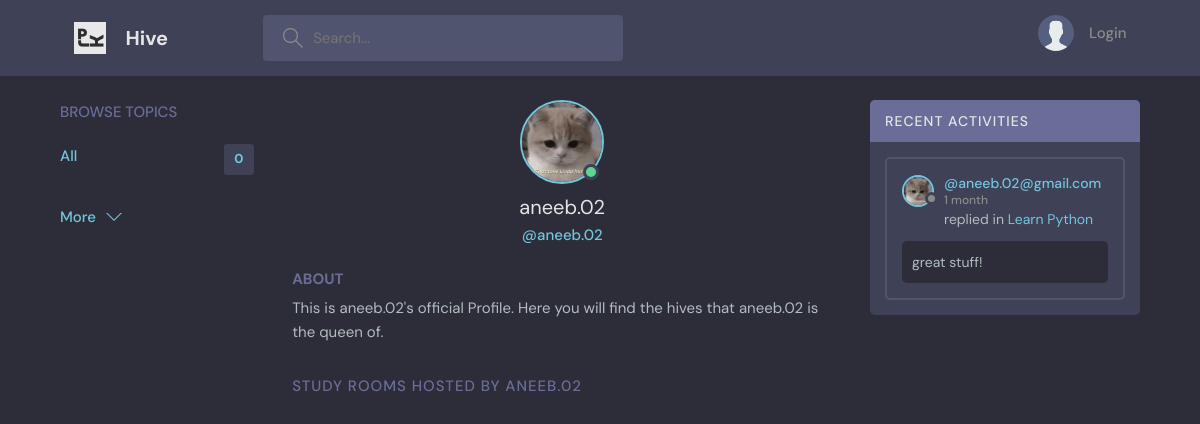
/user/2, run on an earlier commit of the app's database.
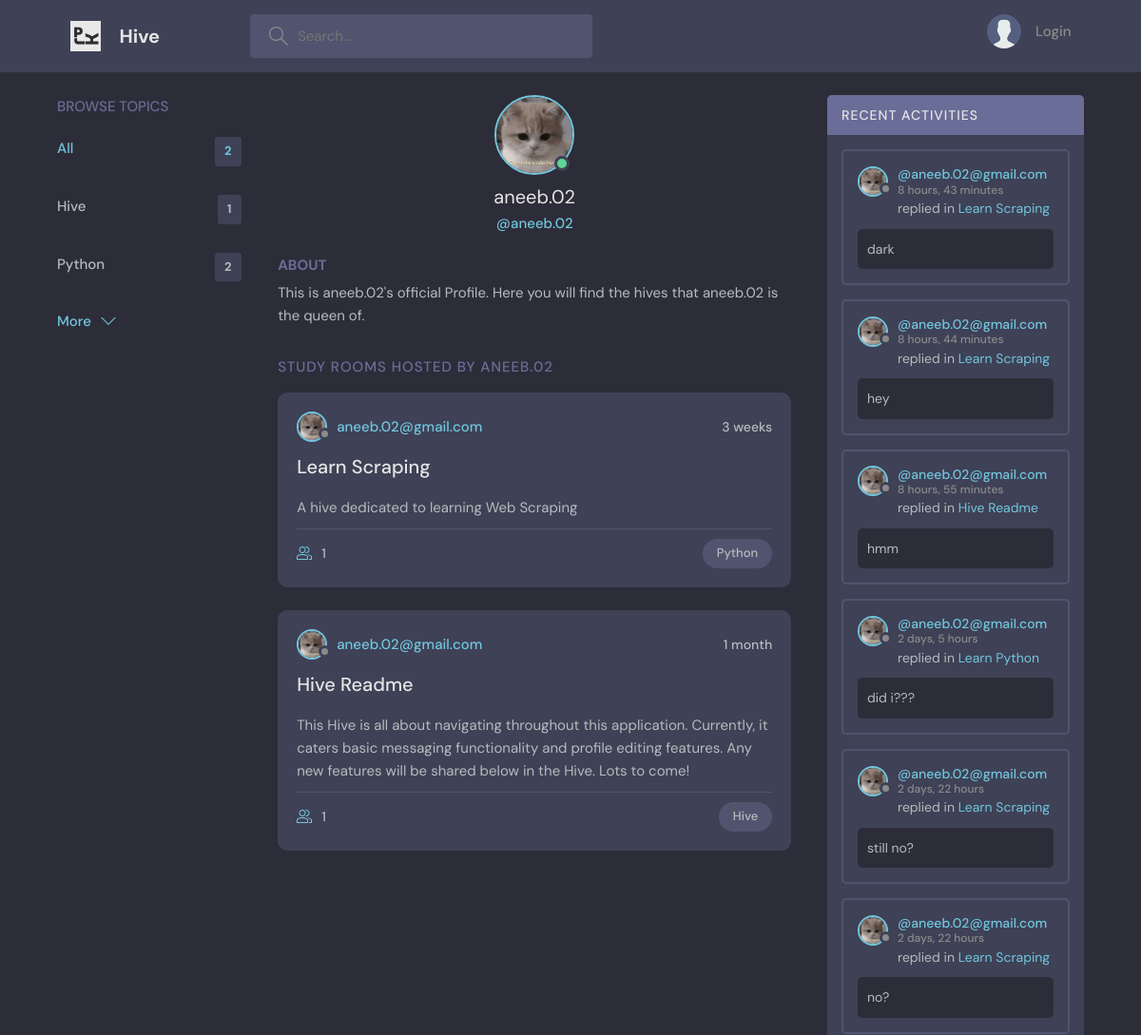
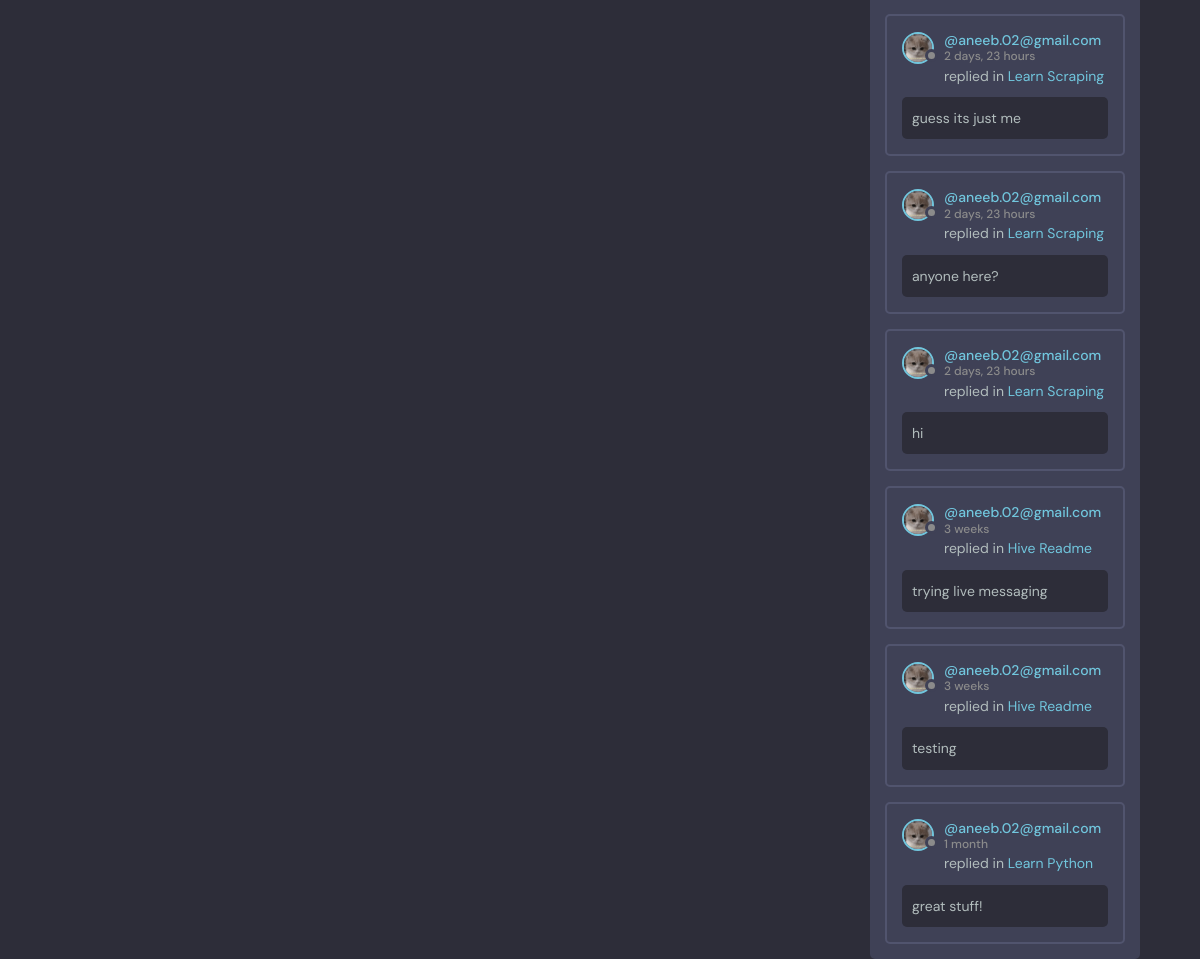
And on a later commit of the database (2 pictures, top to bottom).
### home/models.py (models this page shows, shortened)
class User(AbstractUser):
  name = models.CharField(max_length=200, null=True)
  email = models.EmailField(unique=True, null=True)
  bio = models.TextField(null=True)
  avatar = models.ImageField(null=True, default='avatar.svg')
  USERNAME_FIELD = 'email'
  REQUIRED_FIELDS = []

class Message(models.Model):
  user = models.ForeignKey(User, on_delete=models.CASCADE)
  hive = models.ForeignKey(Hive, on_delete=models.CASCADE) #delete all msgs with the room
  body = models.TextField()
  updated = models.DateTimeField(auto_now=True) #auto timestamp
  created_at = models.DateTimeField(auto_now_add=True)
  class Meta:
    ordering = ['-updated', '-created_at']

class Hive(models.Model):
  creator = models.ForeignKey(User, on_delete=models.SET_NULL, null=True)
  topic = models.ForeignKey(Topic, on_delete=models.SET_NULL, null=True)
  buzz = models.CharField(max_length=150)
  details = models.TextField(null=True, blank=True)
  members = models.ManyToManyField(User, related_name='members', blank=True)
  updated = models.DateTimeField(auto_now=True) #auto timestamp
  created_at = models.DateTimeField(auto_now_add=True)
  class Meta:
    ordering = ['-updated', '-created_at']
  def __str__(self):
    return self.buzz

class Topic(models.Model):
  name = models.CharField(max_length=150)
  def __str__(self):
    return self.name

### home/views.py (the view)
# urls.py: path('user/<str:pk>', views.userProfile, name='user-profile'),
def userProfile(request, pk):
  user = User.objects.get(id=pk)
  hives = user.hive_set.all()
  topics = Topic.objects.filter(hive__in=hives).distinct()
  chats = user.message_set.all()
  context = {
    "user": user,
    "hives": hives,
    "topics": topics,
    "chats": chats,
  }
  return render(request, 'home/profile.html', context)

### home/templates/home/profile.html (shortened to what this page needs)
{% extends 'main.html' %}
{%block content%}
  <main class="profile-page layout layout--3">
    <div class="container">
      <div class="topics">
        {% include 'home/topic_comps.html' %}
      </div>
      <div class="roomList">
        <div class="profile">
          <div class="profile__avatar">
            <div class="avatar avatar--large active">
              <img src="{{user.avatar.url}}" />
            </div>
          </div>
          <div class="profile__info">
            <h3>{{user.username}}</h3>
            <p>@{{user.username}}</p>
          </div>
          <div class="profile__about">
            <h3>About</h3>
            <p>
              This is {{user.username}}'s official Profile. Here you will find the hives that {{user.username}} is the queen of.
            </p>
          </div>
        </div>
        <div class="roomList__header">
          <div>
            <h2>Study Rooms Hosted by {{user.username}}</a>
            </h2>
          </div>
        </div>
        {% include 'home/feed_comps.html' %}
      </div>
      <div class="activities">
        <div class="activities__header">
          <h2>Recent Activities</h2>
        </div>
        {% include 'home/activity_comps.html' %}
      </div>
    </div>
  </main>
  {% endblock content%}

### templates/main.html (shortened to what this page needs)
<!DOCTYPE html>
{% load static %}
<html lang="en">
  <head>
    <link rel="stylesheet" href="{% static 'css/style.css'%}" />
  </head>
  <body>
    {% include 'navbar.html' %}
    {% block content %}
    {% endblock %}
  </body>
</html>

### templates/navbar.html (shortened to what this page needs)
{%load static%}
<header class="header header--loggedIn">
  <div class="container">
    <a href="{% url 'homepage' %}" class="header__logo">
      <img src="{% static 'images/favicon.png' %}" />
      <h1>Hive</h1>
    </a>
    <form class="header__search" method="GET" action="{% url 'homepage' %}">
      <label>
        <input name="q" placeholder="Search..." />
      </label>
    </form>
    <nav class="header__menu">
      {% if request.user.is_authenticated%}
      <div class="header__user">
        <a href="{% url 'user-profile' request.user.id %}">
          <div class="avatar avatar--medium active">
            <img src="{{request.user.avatar.url}}" />
          </div>
          <p>{{request.user.username}} <span>@{{request.user}}</span></p>
        </a>
        <button class="dropdown-button">
          <svg
            version="1.1"
            xmlns="http://www.w3.org/2000/svg"
            width="32"
            height="32"
            viewBox="0 0 32 32"
          >
            <title>chevron-down</title>
            <path d="M16 21l-13-13h-3l16 16 16-16h-3l-13 13z"></path>
          </svg>
        </button>
      </div>
      {%else%}
      <a href="{% url 'login' %}">
        <img src="{% static 'images/avatar.svg' %} " />
        <p>Login</p>
      </a>
      {% endif %}
    </nav>
  </div>
</header>

### home/templates/home/topic_comps.html (shortened to what this page needs)
      <div class="topics">
        <div class="topics__header">
          <h2>Browse Topics</h2>
        </div>
        <ul class="topics__list">
          <li>
            <a href="{% url 'homepage' %}" class="active">All <span>{{topics.count}}</span></a>
          </li>
          {% for topic in topics %}
          <li>
            <a href="{% url 'homepage' %}?q={{ topic.name }}">{{ topic.name }} <span>{{ topic.hive_set.count }}</span></a>
          </li>
          {% endfor %}
        </ul>
        <a class="btn btn--link" href="topics.html">
          More
          <svg version="1.1" xmlns="http://www.w3.org/2000/svg" width="32" height="32" viewBox="0 0 32 32">
            <title>chevron-down</title>
            <path d="M16 21l-13-13h-3l16 16 16-16h-3l-13 13z"></path>
          </svg>
        </a>
      </div>

### home/templates/home/feed_comps.html (shortened to what this page needs)
{% for hive in hives %}
<div class="roomListRoom">
  <div class="roomListRoom__header">
    <a href="{%url 'user-profile' hive.creator.id %}" class="roomListRoom__author">
      <div class="avatar avatar--small">
        <img src="{{hive.creator.avatar.url}}" />
      </div>
      <span>{{hive.creator}}</span>
    </a>
    <div class="roomListRoom__actions">
      <span>{{hive.created_at | timesince}}</span>
    </div>
  </div>
  <div class="roomListRoom__content">
    <a href="{% url 'hive' hive.id%}">{{hive.buzz}}</a>
    <p>
      {{hive.details}}
    </p>
  </div>
  <div class="roomListRoom__meta">
    <a href="room.html" class="roomListRoom__joined">
      {{hive.members.count}}
    </a>
    <p class="roomListRoom__topic">{{hive.topic}}</p>
  </div>
</div>
{% endfor %}

### home/templates/home/activity_comps.html (shortened to what this page needs)
{% for chat in chats %}
<div class="activities__box">
  <div class="activities__boxHeader roomListRoom__header">
    <a href="{% url 'user-profile' chat.user.id%}" class="roomListRoom__author">
      <div class="avatar avatar--small">
        <img src="{{chat.user.avatar.url}}" />
      </div>
      <p>
        @{{chat.user}}
        <span>{{chat.created_at|timesince}}</span>
      </p>
    </a>
  </div>
  <div class="activities__boxContent">
    <p>replied in <a href="{% url 'hive' chat.hive.id %}">{{chat.hive}}</a></p>
    <div class="activities__boxRoomContent">
      {{chat.body}}
    </div>
  </div>
</div>
{% endfor %}

What changed in the data, as far as the page shows it:
added Topic: name "Hive", hive_set.count "1"
now on this page (row unchanged): Topic: name "Python", hive_set.count "2"
added Hive: creator.avatar (picture), creator "aneeb.02@gmail.com", created_at "3 weeks", buzz "Learn Scraping", details "A hive dedicated to learning Web Scraping", members.count "1", topic "Python"
added Hive: creator.avatar (picture), creator "aneeb.02@gmail.com", created_at "1 month", buzz "Hive Readme", details "This Hive is all about navigating throughout this application. Currently, it caters basic messaging functionality and profile editing features. Any new features will be shared below in the Hive. Lots to come!", members.count "1", topic "Hive"
added Message: user.avatar (picture), user "aneeb.02@gmail.com", created_at "8 hours, 43 minutes", hive "Learn Scraping", body "dark"
added Message: user.avatar (picture), user "aneeb.02@gmail.com", created_at "8 hours, 44 minutes", hive "Learn Scraping", body "hey"
added Message: user.avatar (picture), user "aneeb.02@gmail.com", created_at "8 hours, 55 minutes", hive "Hive Readme", body "hmm"
added Message: user.avatar (picture), user "aneeb.02@gmail.com", created_at "2 days, 5 hours", hive "Learn Python", body "did i???"
added Message: user.avatar (picture), user "aneeb.02@gmail.com", created_at "2 days, 22 hours", hive "Learn Scraping", body "still no?"
added Message: user.avatar (picture), user "aneeb.02@gmail.com", created_at "2 days, 22 hours", hive "Learn Scraping", body "no?"
added Message: user.avatar (picture), user "aneeb.02@gmail.com", created_at "2 days, 23 hours", hive "Learn Scraping", body "guess its just me"
added Message: user.avatar (picture), user "aneeb.02@gmail.com", created_at "2 days, 23 hours", hive "Learn Scraping", body "anyone here?"
added Message: user.avatar (picture), user "aneeb.02@gmail.com", created_at "2 days, 23 hours", hive "Learn Scraping", body "hi"
added Message: user.avatar (picture), user "aneeb.02@gmail.com", created_at "3 weeks", hive "Hive Readme", body "trying live messaging"
added Message: user.avatar (picture), user "aneeb.02@gmail.com", created_at "3 weeks", hive "Hive Readme", body "testing"
Also different on the page:
{{ topics.count }}: "0" → "2"
